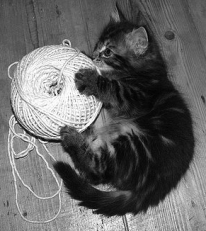
#> input picture cv_cw1/resources/kitty.bmp, 206 x 231 px, found by its file name
$ python threshold_kitty.py
#> lines starting #> are read from the running program, lines starting #| are printed output that depends on the picture; after the words box and inside, x2 and y2 are one past the last pixel; in counts of white or black regions, pixels touching at a corner belong together
"""
from snippet 9.
Threshold a greyscale image.
"""
import cv2
import numpy as np
from matplotlib import pyplot as plt
from cv_cw1.paths import KITTY_BMP


def main():
    # read kitty as a gray scale image
    kitty: np.array = cv2.imread(KITTY_BMP, cv2.IMREAD_GRAYSCALE)
#> kitty is the input picture: shape (231, 206); min 1, max 255, mean 102.3
    plt.imshow(kitty)
    plt.show()
    # Threshold manually at intensity level 150
    # Note that threshold() returns the computed threshold value
    # and the resulting image.  We don't need the value so we put
    # it in _.
    _, output = cv2.threshold(kitty, thresh=150,
                              maxval=255, type=cv2.THRESH_BINARY)
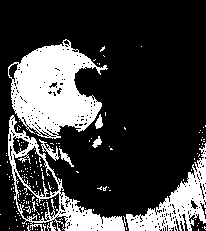
#> output: shape (231, 206); 24% white; 175 white regions (167 under 20 px), largest, box (x1, y1, x2, y2) and area: (8, 39, 108, 139) 5717, (8, 115, 126, 231) 2564, (126, 143, 206, 231) 2402
    plt.imshow(output)
    plt.show()


if __name__ == '__main__':
    main()
